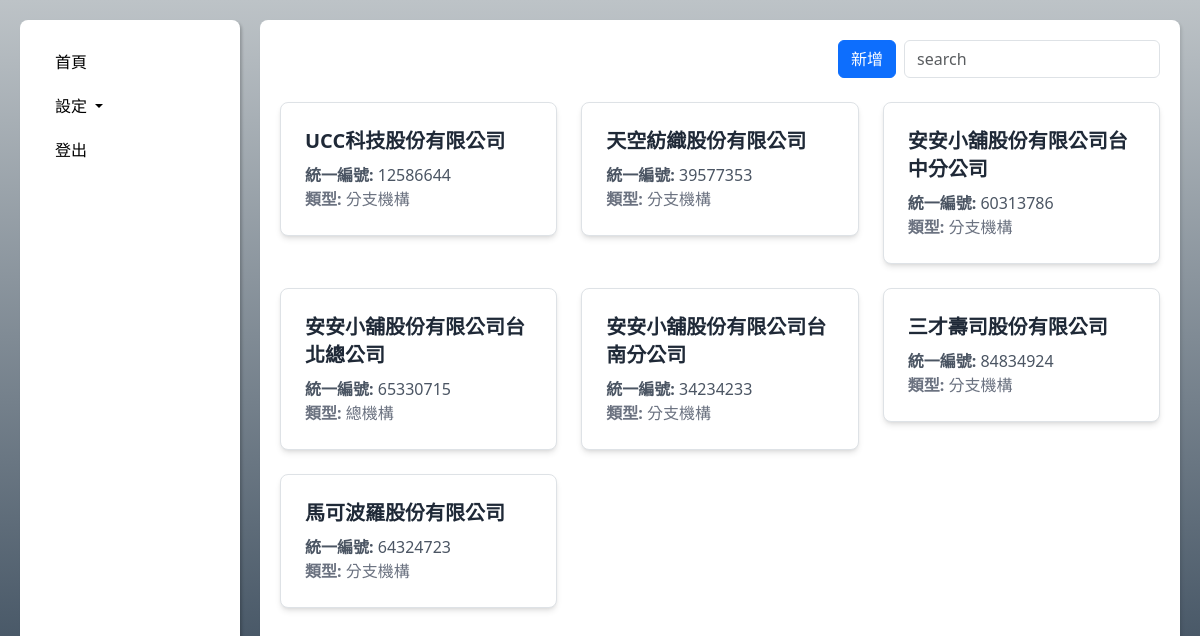
The page /company_detail/ on the database its author committed.
### e_invoices/models/company_models.py (models this page shows, shortened)
class Company(models.Model):
    company_id = models.CharField(
        max_length=10,
        validators=[alphanumeric_validator],
        unique=True,
        error_messages={'invalid': '請輸入10碼以內字元，僅限英文大小寫或數字'}
    )
    company_identifier = models.CharField(
        max_length=8,
        validators=[RegexValidator(r'^\d{8}$', message='請輸入8碼數字')]
    )
    company_register_name = models.CharField(max_length=100) # 公司註冊名稱
    company_name = models.CharField(max_length=100) # 公司簡稱
    company_address = models.CharField(max_length=255) # 公司地址
    head_company_identifer = models.ForeignKey(
        'self',
        on_delete=models.SET_NULL,
        blank=True,
        null=True,
        limit_choices_to={'company_type': 0},  # 只選 Headquarter 當總公司
        related_name='branches'
    )
    company_type = models.IntegerField(
        choices=[(0, '總機構'), (1, '分支機構')],
        default=0  # 預設為'總機構'
    )
    is_foreign_ecomm = models.IntegerField(
        choices=[(0, '否'), (1, '是')],
        default=0  # 預設為否
    )
    tax_identifer = models.CharField(
        max_length=9,
        validators=[RegexValidator(r'^\d{9}$', message='請輸入9碼數字')]
    )
    email = models.CharField(
        max_length=100,
        validators=[RegexValidator(r'^.+@.+$', message='請輸入100碼以內含有「@」符號的電子郵件地址')],
        blank=True,
        null=True
    )
    reporting_period = models.IntegerField(
        choices=[(1, '單月'), (2, '雙月')],
        default=2  # 預設為雙月
    )

### e_invoices/views/company_views.py (the view)
# urls.py: path('company_detail/', company_detail, name='company_detail'),  # 營業人列表
def company_detail(request):
    companies = Company.objects.all()
    return render(request, 'company_detail.html', {'companies': companies})

### templates/company_detail.html (shortened to what this page needs)
<!DOCTYPE html>
<html lang="zh-TW">
<head>
    <script src="https://cdn.tailwindcss.com"></script>
    <link href="https://cdn.jsdelivr.net/npm/bootstrap@5.3.0/dist/css/bootstrap.min.css" rel="stylesheet">
</head>
<body>
    <div class="content-wrapper">
        <nav class="sidebar">
            <ul class="nav flex-column">
                <li class="nav-item">
                    <a class="nav-link" href="{% url 'main' %}">首頁</a>
                </li>
                <li class="nav-item">
                    <a class="nav-link dropdown-toggle" href="#" data-bs-toggle="collapse" data-bs-target="#settingMenu">
                        設定
                    </a>
                </li>
                <li class="nav-item">
                    <a class="nav-link" href="javascript:void(0);" id="logoutLink">登出</a>
                </li>
            </ul>
        </nav>
        <div class="content">
            <div class="flex justify-end items-center gap-2 mb-4">
                <a href="{% url 'company_add' %}" class="btn btn-primary">新增</a>
                <input type="text" id="searchInput" placeholder="search" class="form-control w-64" style="text-align: left">
            </div>
            <div class="grid grid-cols-1 sm:grid-cols-2 md:grid-cols-3 gap-6">
                {% for company in companies %}
                    <a href="{% url 'company_detail_sub' company.company_id %}" class="no-underline">
                        <div class="company-card bg-white shadow-md rounded-lg p-6 border border-gray-200 hover:shadow-lg transition cursor-pointer">
                            <h2 class="text-xl font-semibold text-gray-800">{{ company.company_register_name }}</h2>
                            <p class="text-gray-600 mt-2"><strong>統一編號:</strong> {{ company.company_identifier }}</p>
                            <p class="text-gray-500"><strong>類型:</strong>
                                {% if company.company_type == 0 %}
                                    總機構
                                {% else %}
                                    分支機構
                                {% endif %}
                            </p>
                        </div>
                    </a>
                {% endfor %}
            </div>
        </div>
    </div>
</body>
</html>

### templates/company_detail.html (style rules this page uses)
.content-wrapper { display: flex; height: 100vh; padding: 20px; }
.sidebar { width: 220px; background-color: #ffffff; border-radius: 8px; padding: 20px; height: calc(100vh - 40px); box-shadow: 2px 2px 3px rgba(0, 0, 0, 0.2); transition: all 0.3s ease; }
.sidebar .nav-link { color: black !important; padding: 10px 15px; display: block; transition: background 0.3s; border-radius: 6px; }
.content { flex: 1; padding: 20px; background-color: white; border-radius: 8px; box-shadow: 2px 2px 3px rgba(0, 0, 0, 0.1); margin-left: 20px; color: black; }
body { background: linear-gradient(to bottom, #bdc3c7, #2c3e50); color: white; height: 100vh; margin: 0; }

### rows shown on the page
Company: company_register_name "UCC科技股份有限公司", company_identifier "12586644", company_type "分支機構"
Company: company_register_name "天空紡織股份有限公司", company_identifier "39577353", company_type "分支機構"
Company: company_register_name "安安小舖股份有限公司台中分公司", company_identifier "60313786", company_type "分支機構"
Company: company_register_name "安安小舖股份有限公司台北總公司", company_identifier "65330715", company_type "總機構"
Company: company_register_name "安安小舖股份有限公司台南分公司", company_identifier "34234233", company_type "分支機構"
Company: company_register_name "三才壽司股份有限公司", company_identifier "84834924", company_type "分支機構"
Company: company_register_name "馬可波羅股份有限公司", company_identifier "64324723", company_type "分支機構"
